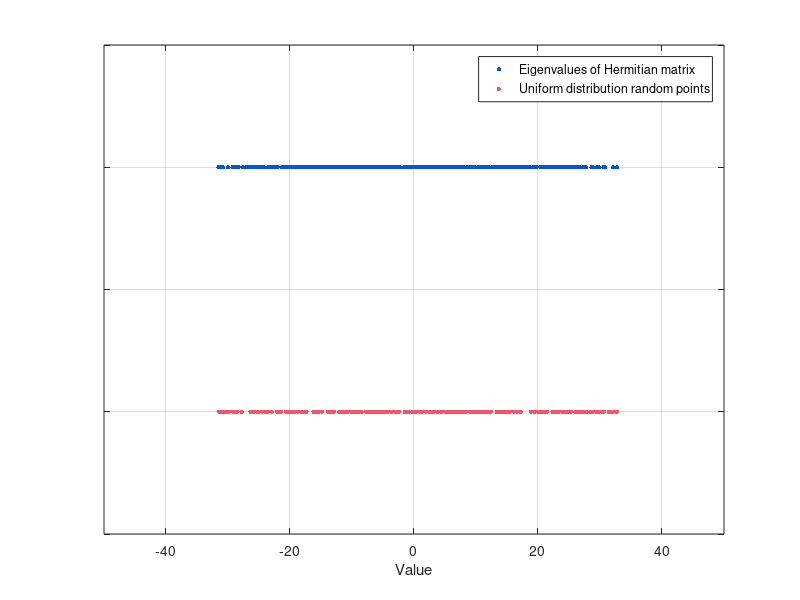

This chart was generated by the following MATLAB code:
clc,clear,close all
rng("default")

% Construct real symmetric matrix
A = randn(269);
H = tril(A,-1)+triu(A',0);
DiagCoeff = sqrt(2)*diag(ones(269,1));
DiagCoeff(DiagCoeff==0) = 1;
H = DiagCoeff.*H;

EigValues = eig(H);
disp(min(EigValues))
disp(max(EigValues))

% Random ponits drawn from uniform distribution
RandomPoints = rand(1,269)*(max(EigValues)-min(EigValues))+min(EigValues);
RandomPoints = sort(RandomPoints);

figure('Units','pixels','Position',[71,482.33,2399.33,253.99])
hold(gca,'on')
box(gca,'on')
grid(gca,'on')
scatter(EigValues,2*ones(1,numel(EigValues)),10, ...
    'filled','MarkerFaceColor',[7,84,213]/255, ...
    'DisplayName','Eigenvalues of Hermitian matrix')
scatter(RandomPoints,ones(1,numel(RandomPoints)),10, ...
    'filled','MarkerFaceColor',[249,82,107]/255,...
    'DisplayName','Uniform distribution random points')
legend()
set(gca,'yticklabel',[])
xlim([-50,50])
ylim([0.5,2.5])
xlabel("Value")